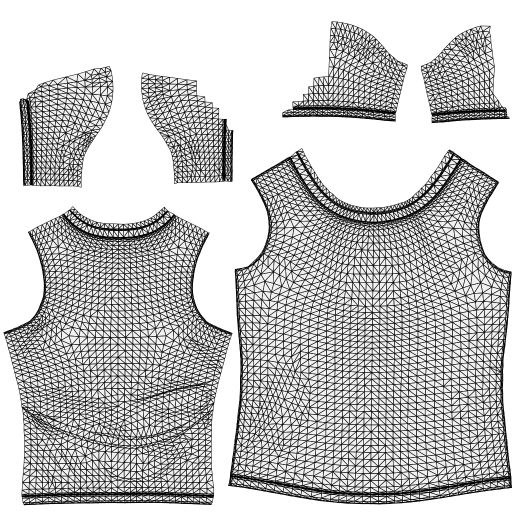
#> input picture assets/models/Woman-T-Shirt.png, 1024 x 1024 px (shown at 1/2 size)
$ python -i tailor.py   (imports and definitions only)
#> lines starting #> are read from the running program, lines starting #| are printed output that depends on the picture; after the words box and inside, x2 and y2 are one past the last pixel; in counts of white or black regions, pixels touching at a corner belong together
"""
tailor.py — Developer UV Pin Tool (案台 - 开发者版)
====================================================
Standalone tool for placing定位图钉 on UV template images.

Usage:
    python tailor.py [--uv T-Shirt] [--type upper]

Opens a window showing the UV template where you can:
  - Click to place red pin markers (up to 7)
  - Right-click to remove last pin
  - Press 's' to save pins
  - Press 'c' to clear all pins
  - Press 'q' or ESC to quit without saving

Saves pin data to assets/positioning/{clothing_type}_pins.json
"""

import os
import sys
import json
import argparse
import time

# Project root
PROJECT_ROOT = os.path.dirname(os.path.abspath(__file__))
sys.path.insert(0, PROJECT_ROOT)

import cv2
import numpy as np
from PIL import Image

import config

# Directories
POSITIONING_DIR = os.path.join(config.ASSETS_DIR, 'positioning')
# [1 line not run here, left out]

# Constants
MAX_PINS = 7
PIN_RADIUS = 8
PIN_RADIUS = 10
PIN_COLOR = (0, 0, 255)       # Red (BGR) - OpenCV uses BGR
TEXT_COLOR = (255, 255, 255)
BG_COLOR = (40, 40, 40)


class TailorApp:
    """Interactive UV pin placement tool."""

    def __init__(self, uv_template_path, clothing_type='upper'):
#> called with uv_template_path = 'assets/models/Woman-T-Shirt.png', clothing_type = 'upper'
        self.uv_path = uv_template_path
        self.clothing_type = clothing_type
        self.pins = []
        self.saved = False
        self.window_name = f'Tailor - {clothing_type} UV Pin Tool'

        # Load UV template
        self.uv_img = Image.open(uv_template_path).convert('RGBA')
#> self.uv_img is the input picture: PIL image 1024x1024 RGBA; mean R, G, B, A 71.9, 71.9, 71.9, 81.9
        self.uv_arr = np.array(self.uv_img)
        self.display_h, self.display_w = self.uv_arr.shape[:2]
#> self.display_h = 1024; self.display_w = 1024

        # Scale to fit screen (max 900px)
        max_dim = 900
        scale = min(max_dim / self.display_w, max_dim / self.display_h, 1.0)
#> scale = 0.879
        self.scale = scale
#> self.scale = 0.879
        self.disp_w = int(self.display_w * scale)
#> self.disp_w = 900
        self.disp_h = int(self.display_h * scale)
#> self.disp_h = 900
#|   Image size: 1024x1024

        # Try to load existing pins
        self._load_existing_pins()

    def _load_existing_pins(self):
        """Load previously saved pins if they exist."""
        pin_file = os.path.join(POSITIONING_DIR, f'{self.clothing_type}_pins.json')
        if os.path.exists(pin_file):
            try:
                with open(pin_file, 'r', encoding='utf-8') as f:
                    data = json.load(f)
                self.pins = data.get('pins', [])
                print(f'  Loaded {len(self.pins)} existing pins from {pin_file}')
            except Exception:
                pass

    def _render(self):
        """Render the display with pins."""
        # Create display image
        display = self.uv_arr.copy()

        # Draw placed pins (red filled circle with white border) on original image
        for pin in self.pins:
            x, y = int(pin['x']), int(pin['y'])
            # Red filled circle (BGR: 0,0,255)
            cv2.circle(display, (x, y), PIN_RADIUS, PIN_COLOR, -1)
            # White border for visibility
            cv2.circle(display, (x, y), PIN_RADIUS, (255, 255, 255), 2)

        # HUD text
        hud_y = 30
        info_lines = [
            f'UV Pin Tool - {self.clothing_type}',
            f'Pins: {len(self.pins)}/{MAX_PINS}',
            f'Image: {self.display_w}x{self.display_h}',
            '',
            'Left-click: place pin',
            'Right-click: remove last pin',
            'S: save | C: clear | Q/ESC: quit',
        ]
        for line in info_lines:
            cv2.putText(display, line, (10, hud_y),
                        cv2.FONT_HERSHEY_SIMPLEX, 0.55, BG_COLOR, 3)
            cv2.putText(display, line, (10, hud_y),
                        cv2.FONT_HERSHEY_SIMPLEX, 0.55, TEXT_COLOR, 1)
            hud_y += 22
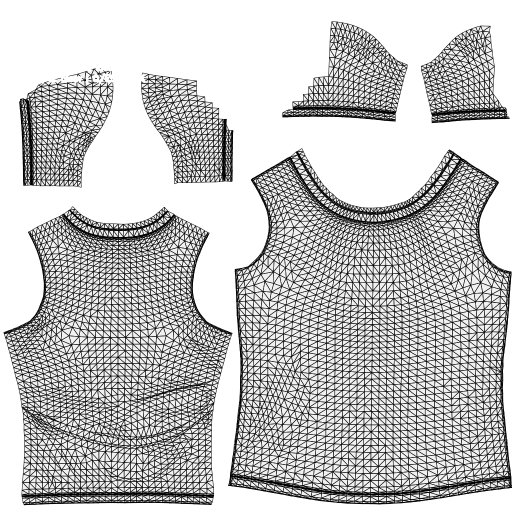
#> display: shape (1024, 1024, 4) (shown at 1/2 size); 1.08% of pixels changed, all inside (x1, y1, x2, y2) = (10, 16, 291, 169); transparent parts drawn white
#> after the loop, hud_y = 184

        # Resize for display
        display_bgr = cv2.cvtColor(display, cv2.COLOR_RGBA2BGR)
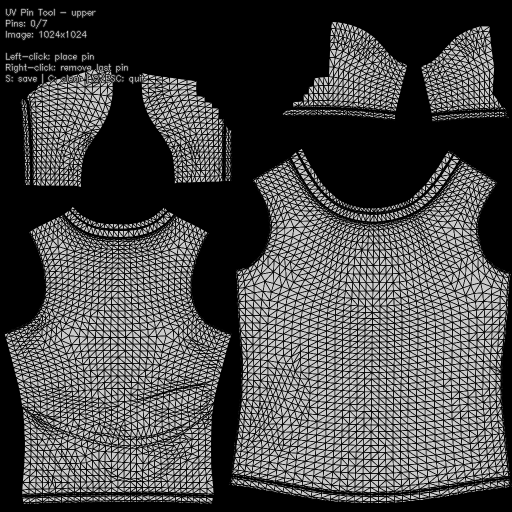
#> display_bgr: shape (1024, 1024, 3) (shown at 1/2 size); min 0, max 255, mean 72.6
        if self.scale < 1.0:
            display_bgr = cv2.resize(display_bgr, (self.disp_w, self.disp_h))
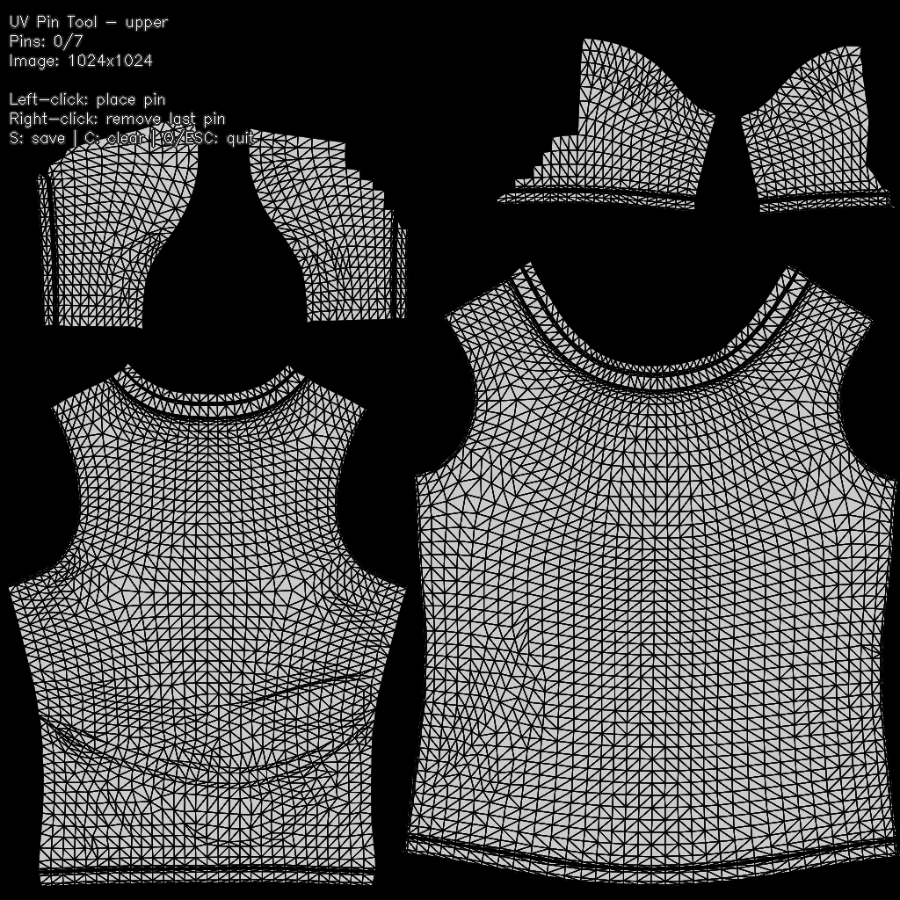
#> display_bgr: shape (900, 900, 3); min 0, max 255, mean 72.6

        return display_bgr

    # [14 lines left out: function _save, not called in this run]

    def run(self):
        """Main event loop."""
        print(f'\n  UV Pin Tool: {self.clothing_type}')
        print(f'  Template: {self.uv_path}')
        print(f'  Image size: {self.display_w}x{self.display_h}')
        print(f'  Max pins: {MAX_PINS}')
        print(f'  Output: {POSITIONING_DIR}/{self.clothing_type}_pins.json')
        print(f'\n  Controls: left-click=place, right-click=remove, s=save, c=clear, q=quit\n')

        cv2.namedWindow(self.window_name, cv2.WINDOW_AUTOSIZE)

        while True:
            display = self._render()
            cv2.imshow(self.window_name, display)

            key = cv2.waitKey(30) & 0xFF
#> (key q is pressed here)

            if key == ord('q') or key == 27:  # q or ESC
                if not self.saved and self.pins:
                    print('  Warning: quit without saving!')
                break
            elif key == ord('s'):
                if self.pins:
                    self._save()
                else:
                    print('  No pins to save!')
            elif key == ord('c'):
                self.pins.clear()
                self.saved = False
                print('  Pins cleared')

        cv2.destroyAllWindows()


# [53 lines left out: functions click_callback, main, not called in this run]


# [2 lines not run here, left out]

>>> result = TailorApp('assets/models/Woman-T-Shirt.png').run()
